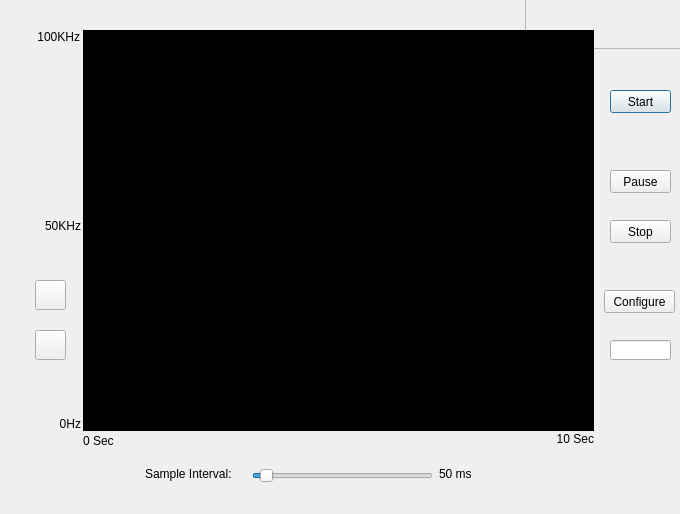
<?xml version="1.0" encoding="UTF-8"?>
<ui version="4.0">
 <class>FrequencyMeasurementClass</class>
 <widget class="QDialog" name="FrequencyMeasurementClass">
  <property name="geometry">
   <rect>
    <x>0</x>
    <y>0</y>
    <width>680</width>
    <height>514</height>
   </rect>
  </property>
  <property name="minimumSize">
   <size>
    <width>680</width>
    <height>514</height>
   </size>
  </property>
  <property name="maximumSize">
   <size>
    <width>680</width>
    <height>514</height>
   </size>
  </property>
  <property name="windowTitle">
   <string>Frequency Measurement</string>
  </property>
  <property name="sizeGripEnabled">
   <bool>false</bool>
  </property>
  <property name="modal">
   <bool>false</bool>
  </property>
  <widget class="QFrame" name="bkgrndImage">
   <property name="geometry">
    <rect>
     <x>525</x>
     <y>-2</y>
     <width>161</width>
     <height>51</height>
    </rect>
   </property>
   <property name="frameShape">
    <enum>QFrame::StyledPanel</enum>
   </property>
   <property name="frameShadow">
    <enum>QFrame::Raised</enum>
   </property>
  </widget>
  <widget class="QFrame" name="DataView">
   <property name="geometry">
    <rect>
     <x>83</x>
     <y>30</y>
     <width>511</width>
     <height>401</height>
    </rect>
   </property>
   <property name="autoFillBackground">
    <bool>false</bool>
   </property>
   <property name="styleSheet">
    <string notr="true">background-color: rgb(0, 0, 0);</string>
   </property>
   <property name="frameShape">
    <enum>QFrame::StyledPanel</enum>
   </property>
   <property name="frameShadow">
    <enum>QFrame::Raised</enum>
   </property>
  </widget>
  <widget class="QLabel" name="yTLabel">
   <property name="geometry">
    <rect>
     <x>19</x>
     <y>30</y>
     <width>61</width>
     <height>20</height>
    </rect>
   </property>
   <property name="sizePolicy">
    <sizepolicy hsizetype="Fixed" vsizetype="Fixed">
     <horstretch>0</horstretch>
     <verstretch>0</verstretch>
    </sizepolicy>
   </property>
   <property name="text">
    <string>100KHz</string>
   </property>
   <property name="alignment">
    <set>Qt::AlignRight|Qt::AlignTop|Qt::AlignTrailing</set>
   </property>
  </widget>
  <widget class="QLabel" name="yMLabel">
   <property name="geometry">
    <rect>
     <x>20</x>
     <y>216</y>
     <width>61</width>
     <height>20</height>
    </rect>
   </property>
   <property name="sizePolicy">
    <sizepolicy hsizetype="Fixed" vsizetype="Fixed">
     <horstretch>0</horstretch>
     <verstretch>0</verstretch>
    </sizepolicy>
   </property>
   <property name="text">
    <string>50KHz</string>
   </property>
   <property name="alignment">
    <set>Qt::AlignRight|Qt::AlignTrailing|Qt::AlignVCenter</set>
   </property>
  </widget>
  <widget class="QLabel" name="yBLabel">
   <property name="geometry">
    <rect>
     <x>20</x>
     <y>411</y>
     <width>61</width>
     <height>20</height>
    </rect>
   </property>
   <property name="sizePolicy">
    <sizepolicy hsizetype="Fixed" vsizetype="Fixed">
     <horstretch>0</horstretch>
     <verstretch>0</verstretch>
    </sizepolicy>
   </property>
   <property name="text">
    <string>0Hz</string>
   </property>
   <property name="alignment">
    <set>Qt::AlignBottom|Qt::AlignRight|Qt::AlignTrailing</set>
   </property>
  </widget>
  <widget class="QLabel" name="xLLabel">
   <property name="geometry">
    <rect>
     <x>83</x>
     <y>434</y>
     <width>81</width>
     <height>20</height>
    </rect>
   </property>
   <property name="sizePolicy">
    <sizepolicy hsizetype="Fixed" vsizetype="Fixed">
     <horstretch>0</horstretch>
     <verstretch>0</verstretch>
    </sizepolicy>
   </property>
   <property name="text">
    <string>0 Sec</string>
   </property>
   <property name="alignment">
    <set>Qt::AlignLeading|Qt::AlignLeft|Qt::AlignTop</set>
   </property>
  </widget>
  <widget class="QLabel" name="xRLabel">
   <property name="geometry">
    <rect>
     <x>513</x>
     <y>432</y>
     <width>81</width>
     <height>20</height>
    </rect>
   </property>
   <property name="sizePolicy">
    <sizepolicy hsizetype="Fixed" vsizetype="Fixed">
     <horstretch>0</horstretch>
     <verstretch>0</verstretch>
    </sizepolicy>
   </property>
   <property name="text">
    <string>10 Sec</string>
   </property>
   <property name="alignment">
    <set>Qt::AlignRight|Qt::AlignTop|Qt::AlignTrailing</set>
   </property>
  </widget>
  <widget class="QPushButton" name="btnStart">
   <property name="geometry">
    <rect>
     <x>610</x>
     <y>90</y>
     <width>61</width>
     <height>23</height>
    </rect>
   </property>
   <property name="sizePolicy">
    <sizepolicy hsizetype="Fixed" vsizetype="Fixed">
     <horstretch>0</horstretch>
     <verstretch>0</verstretch>
    </sizepolicy>
   </property>
   <property name="text">
    <string>Start</string>
   </property>
  </widget>
  <widget class="QPushButton" name="btnPause">
   <property name="geometry">
    <rect>
     <x>610</x>
     <y>170</y>
     <width>61</width>
     <height>23</height>
    </rect>
   </property>
   <property name="sizePolicy">
    <sizepolicy hsizetype="Fixed" vsizetype="Fixed">
     <horstretch>0</horstretch>
     <verstretch>0</verstretch>
    </sizepolicy>
   </property>
   <property name="text">
    <string>Pause</string>
   </property>
  </widget>
  <widget class="QPushButton" name="btnStop">
   <property name="geometry">
    <rect>
     <x>610</x>
     <y>220</y>
     <width>61</width>
     <height>23</height>
    </rect>
   </property>
   <property name="sizePolicy">
    <sizepolicy hsizetype="Fixed" vsizetype="Fixed">
     <horstretch>0</horstretch>
     <verstretch>0</verstretch>
    </sizepolicy>
   </property>
   <property name="text">
    <string>Stop</string>
   </property>
  </widget>
  <widget class="QPushButton" name="btnConfig">
   <property name="geometry">
    <rect>
     <x>604</x>
     <y>290</y>
     <width>71</width>
     <height>23</height>
    </rect>
   </property>
   <property name="sizePolicy">
    <sizepolicy hsizetype="Fixed" vsizetype="Fixed">
     <horstretch>0</horstretch>
     <verstretch>0</verstretch>
    </sizepolicy>
   </property>
   <property name="text">
    <string>Configure</string>
   </property>
  </widget>
  <widget class="QPushButton" name="Enlarge">
   <property name="geometry">
    <rect>
     <x>35</x>
     <y>280</y>
     <width>31</width>
     <height>30</height>
    </rect>
   </property>
   <property name="sizePolicy">
    <sizepolicy hsizetype="Fixed" vsizetype="Fixed">
     <horstretch>0</horstretch>
     <verstretch>0</verstretch>
    </sizepolicy>
   </property>
   <property name="styleSheet">
    <string notr="true">background:url(:/FrequencyMeasurement/Resources/Enlarge.png)</string>
   </property>
   <property name="text">
    <string/>
   </property>
  </widget>
  <widget class="QPushButton" name="Shorten">
   <property name="geometry">
    <rect>
     <x>35</x>
     <y>330</y>
     <width>31</width>
     <height>30</height>
    </rect>
   </property>
   <property name="sizePolicy">
    <sizepolicy hsizetype="Fixed" vsizetype="Fixed">
     <horstretch>0</horstretch>
     <verstretch>0</verstretch>
    </sizepolicy>
   </property>
   <property name="styleSheet">
    <string notr="true">background:url(:/FrequencyMeasurement/Resources/Shorten.png)</string>
   </property>
   <property name="text">
    <string/>
   </property>
  </widget>
  <widget class="QLabel" name="label">
   <property name="geometry">
    <rect>
     <x>145</x>
     <y>467</y>
     <width>101</width>
     <height>16</height>
    </rect>
   </property>
   <property name="sizePolicy">
    <sizepolicy hsizetype="Fixed" vsizetype="Fixed">
     <horstretch>0</horstretch>
     <verstretch>0</verstretch>
    </sizepolicy>
   </property>
   <property name="text">
    <string>Sample Interval:</string>
   </property>
   <property name="alignment">
    <set>Qt::AlignLeading|Qt::AlignLeft|Qt::AlignTop</set>
   </property>
  </widget>
  <widget class="QSlider" name="timerTrackBar">
   <property name="geometry">
    <rect>
     <x>252</x>
     <y>465</y>
     <width>181</width>
     <height>21</height>
    </rect>
   </property>
   <property name="sizePolicy">
    <sizepolicy hsizetype="Fixed" vsizetype="Fixed">
     <horstretch>0</horstretch>
     <verstretch>0</verstretch>
    </sizepolicy>
   </property>
   <property name="minimum">
    <number>10</number>
   </property>
   <property name="maximum">
    <number>1000</number>
   </property>
   <property name="value">
    <number>50</number>
   </property>
   <property name="orientation">
    <enum>Qt::Horizontal</enum>
   </property>
   <property name="invertedAppearance">
    <bool>false</bool>
   </property>
   <property name="invertedControls">
    <bool>false</bool>
   </property>
   <property name="tickPosition">
    <enum>QSlider::NoTicks</enum>
   </property>
  </widget>
  <widget class="QLabel" name="timerValueLabel">
   <property name="geometry">
    <rect>
     <x>439</x>
     <y>467</y>
     <width>71</width>
     <height>16</height>
    </rect>
   </property>
   <property name="sizePolicy">
    <sizepolicy hsizetype="Fixed" vsizetype="Fixed">
     <horstretch>0</horstretch>
     <verstretch>0</verstretch>
    </sizepolicy>
   </property>
   <property name="text">
    <string>50 ms</string>
   </property>
   <property name="alignment">
    <set>Qt::AlignLeading|Qt::AlignLeft|Qt::AlignTop</set>
   </property>
  </widget>
  <widget class="QLineEdit" name="lineEditFreqValue">
   <property name="geometry">
    <rect>
     <x>610</x>
     <y>340</y>
     <width>61</width>
     <height>20</height>
    </rect>
   </property>
   <property name="readOnly">
    <bool>true</bool>
   </property>
  </widget>
 </widget>
 <layoutdefault spacing="6" margin="11"/>
 <resources/>
 <connections/>
</ui>
